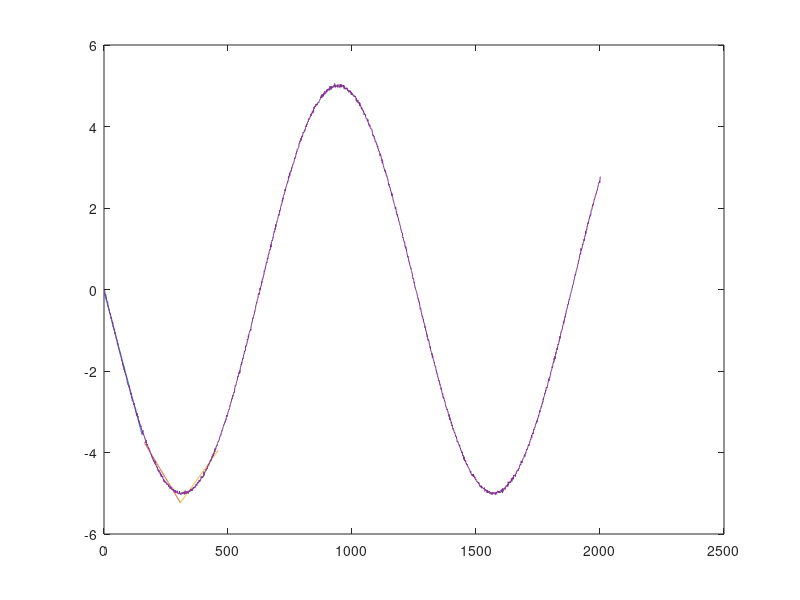

This figure's MATLAB source:
% Task 1 code for ENME403 Paramter ID Assignment
% Least Squares
% 23/05/2020
% Tim Hadler

clc, clear

% Load project data
load('StudentID_number44663394.mat')

Ag = Project_Data(:, 1);
V = Project_Data(:, 2);
Vdot = Project_Data(:, 3);
Vddot = Project_Data(:, 4);
Z = Project_Data(:, 5);

% Breakpoints
bp = zeros(1, 13);       
bp(1) =1;               
bp(13) = 2001;

% Data
xdata = linspace(1, 2001, 2001).';
ydata = Ag;

% Segment function
fun = @(th, xdata) th(1) + th(2) * xdata;

% Possible range for each bp, length(data) // #segments
rangebp = 154;

for i=2:12
    bp(i) = (i-1)*rangebp;
end

Ri=0;
R=0;
theta=zeros(12,2);
for n=1:12
    theta(n, :) = lsqcurvefit(fun, [1, 1], xdata(bp(n):bp(n+1)), ydata(bp(n):bp(n+1)));
    plc = 0;
    if n~= 1
        plc = (theta(n-1,1)-theta(n,1))/(theta(n,2)-theta(n-1,2));
        if plc > bp(n) && plc < bp(n+1)
            bp(n) = plc;
        else
            pp=666
            n
            break
        end
    end
   
    
    Ri=0;
    for k = xdata(round(bp(n))):(xdata(round(bp(n+1)))-1)
        Ri = Ri + (ydata(k) - theta(n,1)-theta(n,2) * xdata(k))^2;
    end
    
    plot(xdata(bp(n):bp(n+1)), theta(n,1) + theta(n,2)*xdata(bp(n):bp(n+1)));
    hold on
end



plot(xdata, ydata);
 